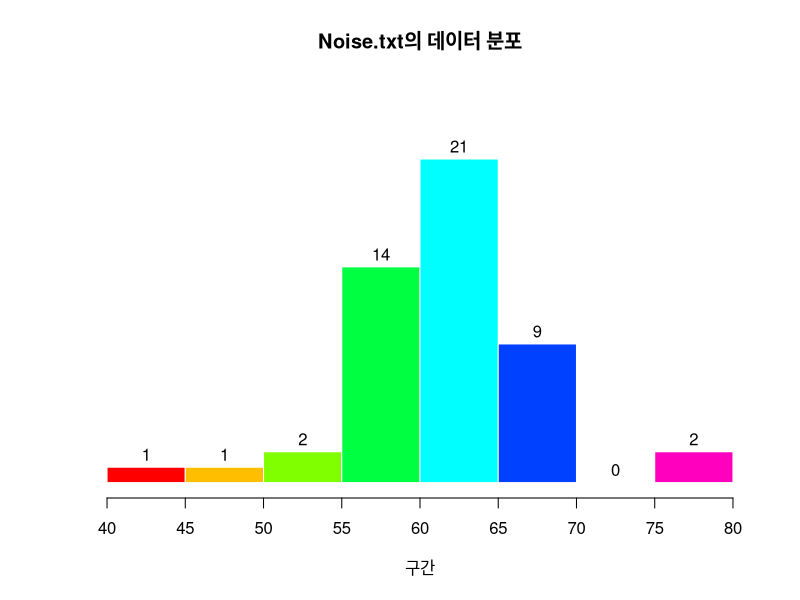
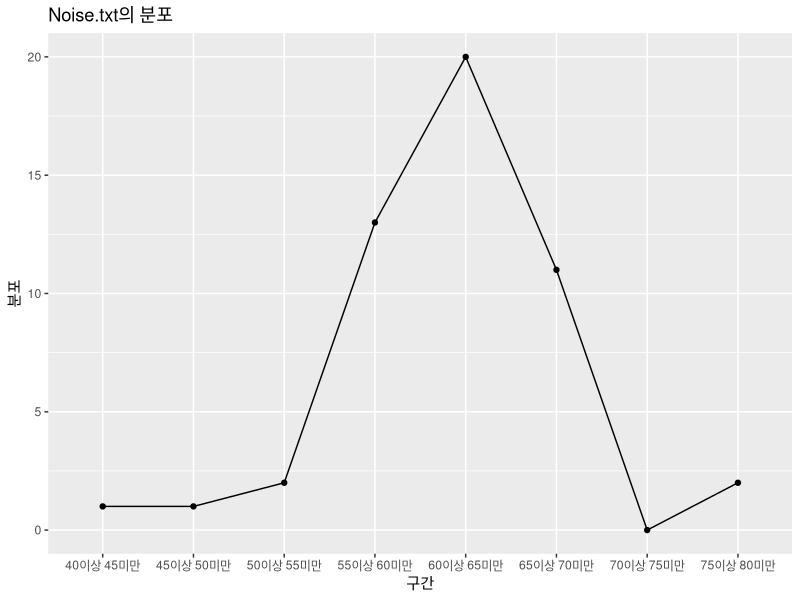

Generate these figures, in order, with R: (Note: this script raises an error after producing the figures.)
## ---- chunk 1
getwd()
setwd('C:/Users/stu/git/DA_Academy')
# read.csv
raw <- read.csv('noise.txt', header = F, stringsAsFactors = F, sep = ' ')
raw <- as.double(unlist(raw))

# read.table
# raw <- read.table('noise.txt')
## ---- chunk 2
data <- raw
minimum <- (min(data)%/%10)*10
maximum <- ((max(data)%/%10)+1)*10
step <- 5

hist(data, breaks=seq(minimum, maximum, step), right = F, ylim=c(0, 10+(3*step)), col=rainbow(8), border=F, labels=T, main = 'Noise.txt의 데이터 분포', xlab='구간', ylab= '', axes=F)
axis(1, at=seq(minimum, maximum, step), labels=seq(minimum, maximum, step), las=1)
## ---- chunk 3
library(ggplot2)
data <- round(raw)
minimum <- (min(data)%/%10)*10
maximum <- ((max(data)%/%10)+1)*10
step <- 5

freq <- table(cut(data, breaks=seq(minimum, maximum, step), right=F))
name <- names(freq)
name <- gsub('[[]', '', name)
name <- gsub(',', '이상 ', name)
name <- gsub(')', '미만', name)
names(freq) <- name
data <- as.data.frame(freq)

ggplot(data, aes(x=Var1, y=Freq, group=1))+ggtitle('Noise.txt의 분포')+labs(x='구간', y='분포')+geom_line()+geom_point()
## ---- chunk 4
raw <- read.csv('noise.txt', header = F, stringsAsFactors = F, sep = ' ')
raw <- as.double(unlist(raw))

findCriteria <- function(data, percentile, decreasing = F){
  if(decreasing==T){data <- sort(data, decreasing = T)}else{data <- sort(data, decreasing = F)}
  return(data[ceiling(length(data)*(percentile/100))])
}

# 하위 25% 기준 데이터
findCriteria(raw, 25, F)

# 하위 75% 기준 데이터
findCriteria(raw, 75, F)

# 상위 75% 기준 데이터
findCriteria(raw, 75, T)
## ---- chunk 5
quantile(raw, type=2)['25%']
## ---- chunk 6
food <- read.csv('food.csv', stringsAsFactors = F, header = T)
food

train <- food[, c(2, 3)]
label <- food[, 4]
test <- data.frame(sweetness=6,crunchiness=4)

knn(train, test, label, prob=T)
## ---- chunk 7
library(ggplot2)
tomato <- data.frame(ingredient='tomato', sweetness=6,crunchiness=4)
ggplot(data=food, aes(x=sweetness, y=crunchiness))+labs(title='What is tomato class?') + geom_point(aes(color=class, shape=class), size=6) + geom_text(aes(label=ingredient), vjust=-1, size=5)+geom_point(data=tomato, colour='black', size=6)+geom_text(data=tomato, aes(label=ingredient), vjust=-2, size=5, fontface='bold')

data.frame(ingredient=food[,1], distinct=sqrt((food[,2] - tomato[, 2])^2 + (food[,3] - tomato[,3]^2)))
## ---- chunk 8
boxplot(raw)
boxplot(raw, horizontal = T)

mean(raw)
median(raw)
var(raw)
sd(raw)
min(raw)
max(raw)
## ---- chunk 9
quantile(raw, type=2) 
quantile(raw) # 제1사분위수가 데이터에 없는 값이 나옴 / type 지정 필수
summary(raw) # 제1사분위수가 데이터에 없는 값이 나옴
## ---- chunk 10
data <- sort(raw)

if(length(data)%%2==0){
  a <- length(data)/2
  sum(data[c(a, a+1)])/2
}else{
  a <- ceiling(length(data)/2)
  data[a]
}

ifelse(length(data)%%2==0, sum(data[c(length(data)/2, length(data)/2+1)])/2, data[ceiling(length(data)/2)])
## ---- chunk 11
iqr <- findCriteria(raw, 75, F) - findCriteria(raw, 25, F)
iqr

# IQR 함수 사용
IQR(raw, type=2)
## ---- chunk 12
lf <- findCriteria(raw, 25)-1.5*iqr
lf

min(raw[raw>=lf])
## ---- chunk 13
uf <- findCriteria(raw, 75)+1.5*iqr
uf
max(raw[raw<=uf])
## ---- chunk 14
bp <- boxplot(raw, horizontal = T)
boxMin <- min(raw[raw>=lf])
boxMax <- max(raw[raw<=uf])
boxMdn <- median(raw)
q1 <- quantile(raw, type=2)['25%']
q3 <- quantile(raw, type=2)['75%']

text(x=boxMin, y=1.3, labels=boxMin)
text(x=boxMax, y=1.3, labels=boxMax)
text(x=boxMdn, y=1.3, labels=boxMdn)
text(x=q1, y=1.3, labels=q1)
text(x=q3, y=1.3, labels=q3)

under <- raw[raw<lf]
over <- raw[raw>uf]
text(x=under, y=1.1, labels=under, col='Red')
text(x=over[1], y=1.1, labels=over[1], col = 'Red')
text(x=over[2], y=0.9, labels=over[2], col = 'Red')
## ---- chunk 15
boxplot(raw, horizontal = T)
# 제1사분위수 출력
text(quantile(raw, 0.25, type=2)+0.5, 1, labels=quantile(raw, 0.25, type=2), col='blue')

# 중위수 출력
text(quantile(raw, 0.50, type=2)+0.5, 1, labels=quantile(raw, 0.25, type=2), col='blue')

# 제3사분위수 출력
text(quantile(raw, 0.75, type=2)+0.5, 1, labels=quantile(raw, 0.25, type=2), col='blue')

# 사분위범위 내에 최소값 출력
lf <- quantile(raw, 0.25, type=2) - 1.5 * IQR(raw, type=2)
uf <- quantile(raw, 0.75, type=2) + 1.5 * IQR(raw, type=2)
text(min(raw[raw>=lf & raw<=uf])+0.5, 1, labels=min(raw[raw>=lf & raw<=uf]), col='blue')

# 사분위범위 내에 최대값 출력
text(max(raw[raw>=lf & raw<=uf])+0.5, 1, labels=max(raw[raw>=lf & raw<=uf]), col='blue')

# 이상치 출력
text(raw[raw<lf], 1.03, labels=raw[raw<lf], col='red', cex=0.7)
text(raw[raw>uf], 1.03, labels=raw[raw>uf], col='red', cex=0.7)

## ---- chunk 16
like <- read.csv('like.csv', stringsAsFactors = F, header = T)
str(like)
colnames(like) <- c('talk', 'book', 'travel', 'school', 'tall', 'skin', 'muscle', 'label')
str(like)

test <- data.frame(talk=70, book=50, travel=30, school=70, tall=70, skin=40, muscle=50)
## ---- chunk 17
install.packages('class')
library(class)
## ---- chunk 18
train <- like[, -8]
group <- like[, 8]
train
group

knn(train, test, group, k=3)

knn(train, test, group, k=5)
knn(train, test, group, k=10)

# 확률값 리턴
knn(train, test, group, k=3, prob=T)
